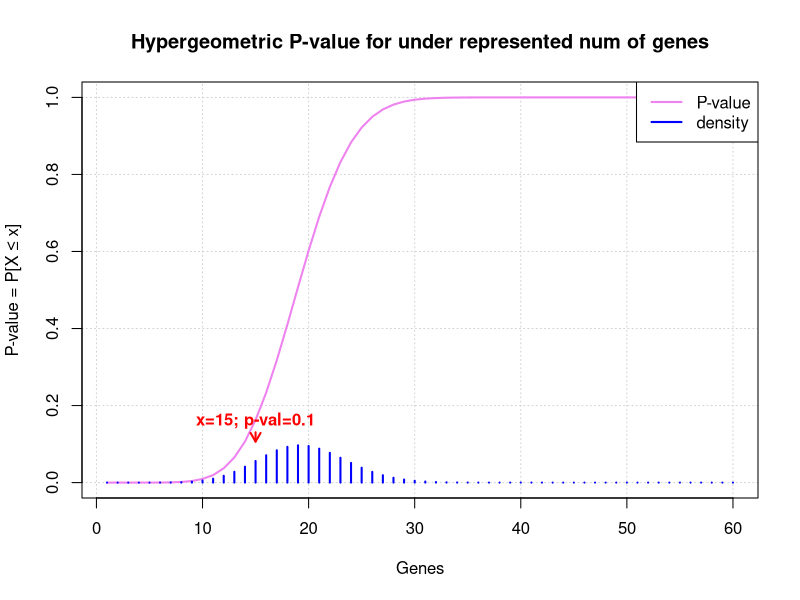

Here is the R script that generated this plot:
# https://seqqc.wordpress.com/2019/07/25/how-to-use-phyper-in-r/
# http://pedagogix-tagc.univ-mrs.fr/courses/ASG1/practicals/go_statistics_td/go_statistics_td_2015.html

## Compute the distribution of P-values (for all possible values of x).
x <- 15
m <- 1570
n <- 12929-1570
k <- 161
tail <- T # Under represented (T); Enrichment (F) 

p.value <- phyper(q=x-1, 
                   m=m, 
                   n=n, 
                   k=k, 
                   lower.tail= tail # Under represented (T); Enrichment (F) 
                   )

x.range <- phyper(1:(x*4), 
                  m=m, 
                  n=n, 
                  k=k, 
                  lower.tail= tail
     )

## Plot the P-value distribution on linear scales
plot(1:(x*4), 
     x.range, 
     type="l", 
     lwd=2, 
     col="violet", 
     main="Hypergeometric P-value for under represented num of genes", 
     xlab="Genes", 
     ylab="P-value = P[X ≤ x]", 
     ylim=c(0, 1), 
     panel.first=grid()
     )

dens = dhyper(1:(x*4), m, n, k)

## Arrow indicating observed value
arrows(x, max(dens)*1.35, x, max(dens)*1.1, lwd=2, col='red', angle=30, length=0.1, code=2)
text(x, max(dens)*1.65, labels=paste("x=", x, "; p-val=", signif(digits=1, p.value), sep=""), col="red", font=2)

## We can plot the density below the P-value
lines(1:(x*4), dens, type="h", col="blue", lwd=2)
legend("topright", legend=c("P-value", "density"), lwd=2, col=c("violet", "blue"), bg="white", bty="o")




